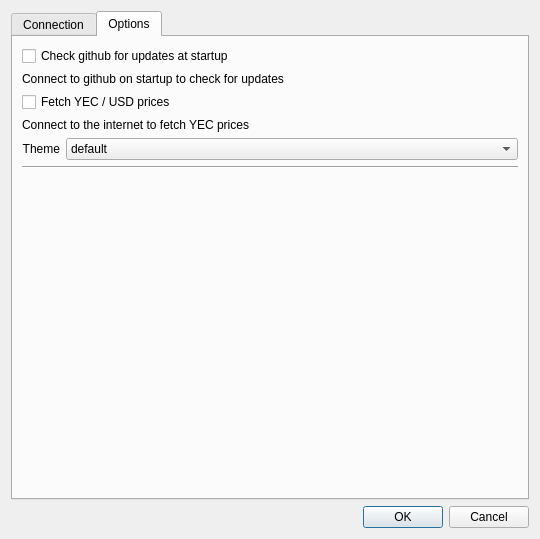
<?xml version="1.0" encoding="UTF-8"?>
<ui version="4.0">
 <class>Settings</class>
 <widget class="QDialog" name="Settings">
  <property name="geometry">
   <rect>
    <x>0</x>
    <y>0</y>
    <width>540</width>
    <height>539</height>
   </rect>
  </property>
  <property name="minimumSize">
   <size>
    <width>540</width>
    <height>500</height>
   </size>
  </property>
  <property name="windowTitle">
   <string>Settings</string>
  </property>
  <property name="modal">
   <bool>true</bool>
  </property>
  <layout class="QVBoxLayout" name="verticalLayout">
   <item>
    <widget class="QTabWidget" name="tabWidget">
     <property name="currentIndex">
      <number>1</number>
     </property>
     <widget class="QWidget" name="tab">
      <attribute name="title">
       <string>Connection</string>
      </attribute>
      <layout class="QVBoxLayout" name="verticalLayout_3">
       <item>
        <widget class="QLabel" name="confMsg">
         <property name="text">
          <string notr="true">&lt;html&gt;&lt;head/&gt;&lt;body&gt;&lt;p&gt;&lt;br/&gt;&lt;/p&gt;&lt;/body&gt;&lt;/html&gt;</string>
         </property>
         <property name="textInteractionFlags">
          <set>Qt::LinksAccessibleByMouse|Qt::TextSelectableByMouse</set>
         </property>
        </widget>
       </item>
       <item>
        <widget class="QLabel" name="label">
         <property name="minimumSize">
          <size>
           <width>60</width>
           <height>0</height>
          </size>
         </property>
         <property name="text">
          <string>Server</string>
         </property>
        </widget>
       </item>
       <item>
        <widget class="QLineEdit" name="txtServer">
         <property name="placeholderText">
          <string/>
         </property>
        </widget>
       </item>
       <item>
        <layout class="QVBoxLayout" name="verticalLayout_2"/>
       </item>
       <item>
        <spacer name="verticalSpacer">
         <property name="orientation">
          <enum>Qt::Vertical</enum>
         </property>
         <property name="sizeHint" stdset="0">
          <size>
           <width>20</width>
           <height>40</height>
          </size>
         </property>
        </spacer>
       </item>
      </layout>
     </widget>
     <widget class="QWidget" name="tab_2">
      <attribute name="title">
       <string>Options</string>
      </attribute>
      <layout class="QGridLayout" name="gridLayout">
       <item row="6" column="1">
        <widget class="QComboBox" name="comboBoxTheme">
         <property name="sizePolicy">
          <sizepolicy hsizetype="MinimumExpanding" vsizetype="Fixed">
           <horstretch>0</horstretch>
           <verstretch>0</verstretch>
          </sizepolicy>
         </property>
         <item>
          <property name="text">
           <string>default</string>
          </property>
         </item>
         <item>
          <property name="text">
           <string>blue</string>
          </property>
         </item>
         <item>
          <property name="text">
           <string>light</string>
          </property>
         </item>
         <item>
          <property name="text">
           <string>dark</string>
          </property>
         </item>
        </widget>
       </item>
       <item row="2" column="0" colspan="2">
        <widget class="QCheckBox" name="chkFetchPrices">
         <property name="text">
          <string>Fetch YEC / USD prices</string>
         </property>
        </widget>
       </item>
       <item row="0" column="0" colspan="2">
        <widget class="QCheckBox" name="chkCheckUpdates">
         <property name="text">
          <string>Check github for updates at startup</string>
         </property>
        </widget>
       </item>
       <item row="1" column="0" colspan="2">
        <widget class="QLabel" name="label_8">
         <property name="text">
          <string>Connect to github on startup to check for updates</string>
         </property>
        </widget>
       </item>
       <item row="6" column="0">
        <widget class="QLabel" name="label_20">
         <property name="sizePolicy">
          <sizepolicy hsizetype="Preferred" vsizetype="Preferred">
           <horstretch>0</horstretch>
           <verstretch>0</verstretch>
          </sizepolicy>
         </property>
         <property name="text">
          <string>Theme</string>
         </property>
         <property name="alignment">
          <set>Qt::AlignRight|Qt::AlignTrailing|Qt::AlignVCenter</set>
         </property>
        </widget>
       </item>
       <item row="8" column="0" colspan="2">
        <spacer name="verticalSpacer_2">
         <property name="orientation">
          <enum>Qt::Vertical</enum>
         </property>
         <property name="sizeHint" stdset="0">
          <size>
           <width>20</width>
           <height>40</height>
          </size>
         </property>
        </spacer>
       </item>
       <item row="7" column="0" colspan="2">
        <widget class="Line" name="line_2">
         <property name="sizePolicy">
          <sizepolicy hsizetype="Minimum" vsizetype="Fixed">
           <horstretch>0</horstretch>
           <verstretch>0</verstretch>
          </sizepolicy>
         </property>
         <property name="orientation">
          <enum>Qt::Horizontal</enum>
         </property>
        </widget>
       </item>
       <item row="3" column="0" colspan="2">
        <widget class="QLabel" name="label_10">
         <property name="text">
          <string>Connect to the internet to fetch YEC prices</string>
         </property>
        </widget>
       </item>
      </layout>
     </widget>
    </widget>
   </item>
   <item>
    <widget class="QDialogButtonBox" name="buttonBox">
     <property name="orientation">
      <enum>Qt::Horizontal</enum>
     </property>
     <property name="standardButtons">
      <set>QDialogButtonBox::Cancel|QDialogButtonBox::Ok</set>
     </property>
    </widget>
   </item>
  </layout>
 </widget>
 <resources/>
 <connections>
  <connection>
   <sender>buttonBox</sender>
   <signal>accepted()</signal>
   <receiver>Settings</receiver>
   <slot>accept()</slot>
   <hints>
    <hint type="sourcelabel">
     <x>248</x>
     <y>254</y>
    </hint>
    <hint type="destinationlabel">
     <x>157</x>
     <y>274</y>
    </hint>
   </hints>
  </connection>
  <connection>
   <sender>buttonBox</sender>
   <signal>rejected()</signal>
   <receiver>Settings</receiver>
   <slot>reject()</slot>
   <hints>
    <hint type="sourcelabel">
     <x>316</x>
     <y>260</y>
    </hint>
    <hint type="destinationlabel">
     <x>286</x>
     <y>274</y>
    </hint>
   </hints>
  </connection>
 </connections>
</ui>
